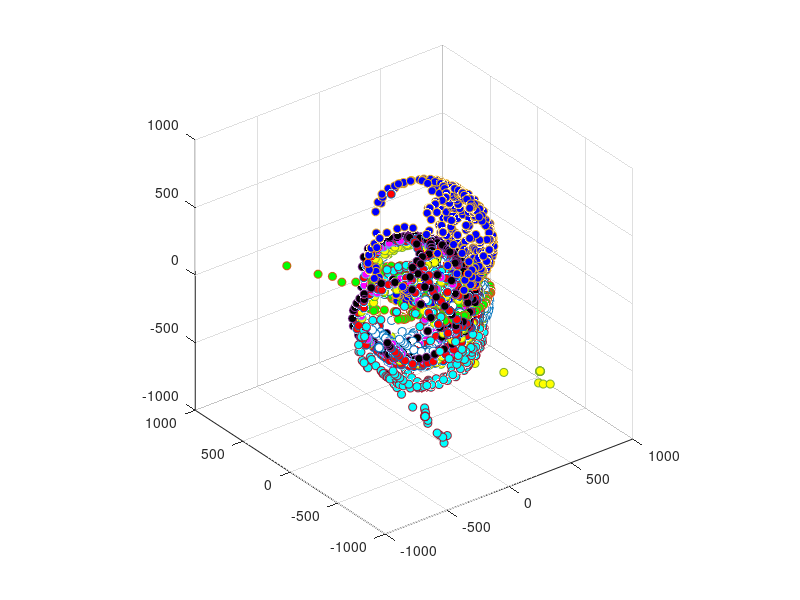

MATLAB code to generate this figure:
%PointCloudMag

mags = 8;

fileID = fopen('MagDat3.txt','r');
formatSpec = '%f';
sizeA = [3 Inf];

A = fscanf(fileID,formatSpec,sizeA);
fclose(fileID);

[xs,num] = size(A);
num = num/mags;

B = reshape(A,3,mags,num);
B = permute(B,[2 1 3]);

arr = ['r','g','b','k','y','m','c','w'];

% 3 has broken z
% 4 has huge Z offset

for c=1:mags
    
x1=B(c,1,:);
y1=B(c,2,:);
z1=B(c,3,:);


scatter3(x1,y1,z1,'MarkerFaceColor',arr(c))
hold on


end

axis equal
axis([-1000 1000 -1000 1000 -1000 1000])
hold off
